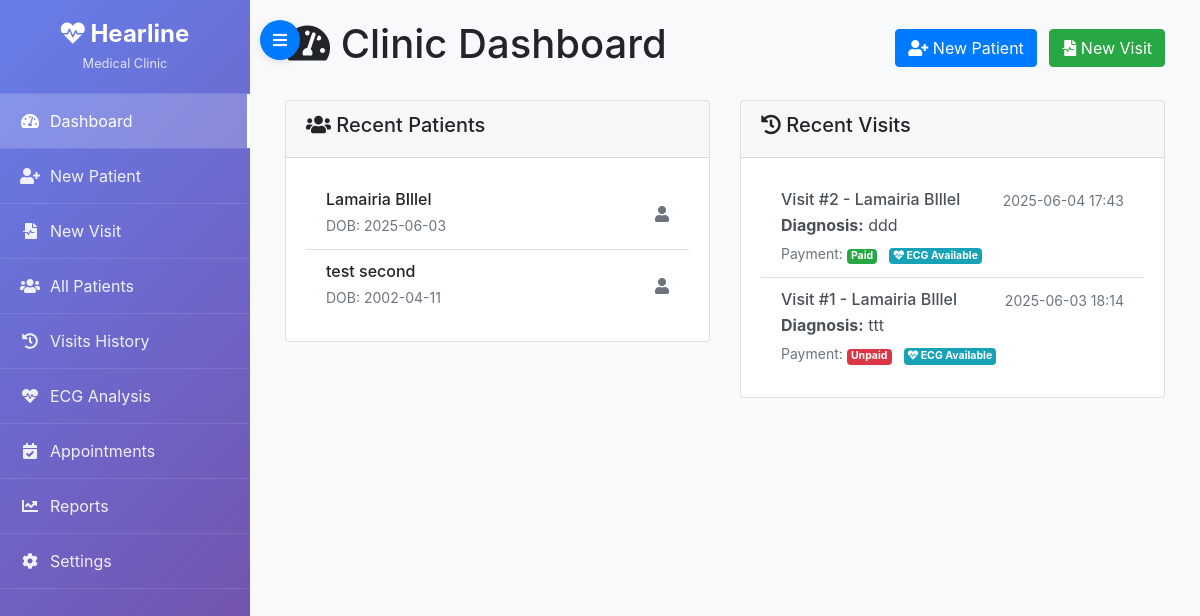
Before: / with the older database file.
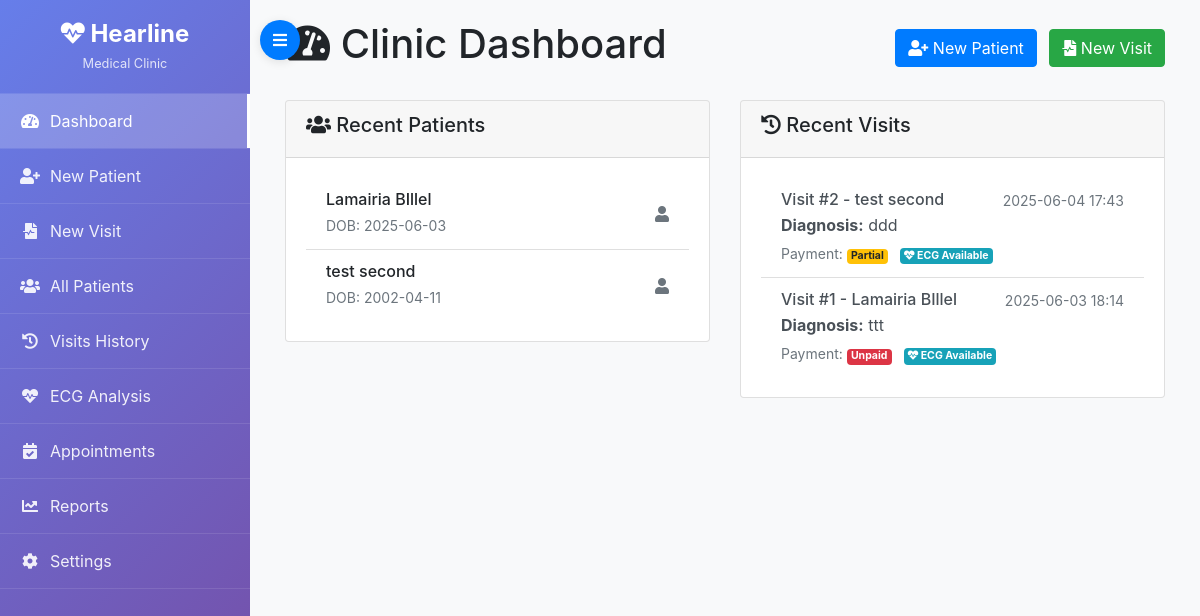
After: the same page with the newer database file.
### models.py (models this page shows)
class Visit(db.Model):
    __tablename__ = "visit"
    id               = db.Column(db.Integer, primary_key=True)
    appointment_id   = db.Column(db.Integer, db.ForeignKey("appointment.id"), nullable=True)
    patient_id       = db.Column(db.Integer, db.ForeignKey("patient.id"), nullable=False)
    doctor_id        = db.Column(db.Integer, db.ForeignKey("doctor.id"), nullable=True)
    visit_date       = db.Column(db.DateTime, nullable=False)
    diagnosis        = db.Column(db.Text, nullable=True)
    follow_up_date   = db.Column(db.DateTime, nullable=True)
    ecg_mat          = db.Column(db.String(256), nullable=True)   # Path to uploaded .mat
    ecg_hea          = db.Column(db.String(256), nullable=True)   # Path to uploaded .hea
    ecg_prediction   = db.Column(JSON, nullable=True)            # e.g. {"AF":0.12, ...}
    payment_total    = db.Column(db.Numeric(10, 2), default=0.00)
    payment_status   = db.Column(db.String(20), default="unpaid")  # "paid"/"partial"/"unpaid"
    payment_remaining= db.Column(db.Numeric(10, 2), default=0.00)
    created_at       = db.Column(db.DateTime, default=datetime.utcnow)
    updated_at       = db.Column(db.DateTime, default=datetime.utcnow, onupdate=datetime.utcnow)
    documents        = db.relationship("VisitDocument", backref="visit", lazy="dynamic")
    prescriptions    = db.relationship("Prescription", backref="visit", lazy="dynamic")

class Patient(db.Model):
    __tablename__ = "patient"
    id               = db.Column(db.Integer, primary_key=True)
    first_name       = db.Column(db.String(50), nullable=False)
    last_name        = db.Column(db.String(50), nullable=False)
    date_of_birth    = db.Column(db.Date, nullable=False)
    gender           = db.Column(db.String(10), nullable=False)  # e.g. "Male"/"Female"/"Other"
    address          = db.Column(db.Text, nullable=True)
    phone            = db.Column(db.String(20), nullable=True)
    email            = db.Column(db.String(120), nullable=True, unique=True)
    medical_history  = db.Column(db.Text, nullable=True)
    created_at       = db.Column(db.DateTime, default=datetime.utcnow)
    updated_at       = db.Column(db.DateTime, default=datetime.utcnow, onupdate=datetime.utcnow)
    visits           = db.relationship("Visit", backref="patient", lazy="dynamic")
    waiting_list     = db.relationship("WaitingListEntry", backref="patient", lazy="dynamic")

### app.py (the view)
@app.route("/")
def index():
    patients = Patient.query.order_by(Patient.last_name, Patient.first_name).all()
    visits = Visit.query.order_by(Visit.visit_date.desc()).limit(10).all()
    return render_template("index.html", patients=patients, visits=visits)

### templates/index.html (shortened to what this page needs)
{% extends "base.html" %}
{% block content %}
<div class="container-fluid">
  <div class="row">
    <div class="col-12">
      <div class="d-flex justify-content-between align-items-center mb-4">
        <h1><i class="fas fa-tachometer-alt"></i> Clinic Dashboard</h1>
        <div>
          <a href="{{ url_for('create_patient') }}" class="btn btn-primary">
            <i class="fas fa-user-plus"></i> New Patient
          </a>
          <a href="{{ url_for('create_visit') }}" class="btn btn-success ml-2">
            <i class="fas fa-file-medical-alt"></i> New Visit
          </a>
        </div>
      </div>
    </div>
  </div>  <div class="row">
    <div class="col-md-6">
      <div class="card">
        <div class="card-header">
          <h5><i class="fas fa-users"></i> Recent Patients</h5>
        </div>
        <div class="card-body">
          {% if patients %}
            <div class="list-group list-group-flush">
              {% for p in patients %}
                <div class="list-group-item d-flex justify-content-between align-items-center">
                  <div>
                    <h6 class="mb-1">{{ p.first_name }} {{ p.last_name }}</h6>
                    <small class="text-muted">DOB: {{ p.date_of_birth.strftime('%Y-%m-%d') }}</small>
                  </div>
                  <i class="fas fa-user text-muted"></i>
                </div>
              {% endfor %}
            </div>
          {% else %}
            <p class="text-muted mb-0">No patients yet.</p>
          {% endif %}
        </div>
      </div>
    </div>
    <div class="col-md-6">
      <div class="card">
        <div class="card-header">
          <h5><i class="fas fa-history"></i> Recent Visits</h5>
        </div>
        <div class="card-body">
          {% if visits %}
            <div class="list-group list-group-flush">
              {% for v in visits %}
                <a href="{{ url_for('visit_details', visit_id=v.id) }}" class="list-group-item list-group-item-action">
                  <div class="d-flex w-100 justify-content-between">
                    <h6 class="mb-1">Visit #{{ v.id }} - {{ v.patient.first_name }} {{ v.patient.last_name }}</h6>
                    <small class="text-muted">{{ v.visit_date.strftime('%Y-%m-%d %H:%M') }}</small>
                  </div>
                  <p class="mb-1">
                    {% if v.diagnosis %}
                      <strong>Diagnosis:</strong> {{ v.diagnosis[:100] }}{% if v.diagnosis|length > 100 %}...{% endif %}
                    {% else %}
                      <em>No diagnosis recorded</em>
                    {% endif %}
                  </p>
                  <small class="text-muted">
                    Payment:
                    <span class="badge {% if v.payment_status == 'paid' %}badge-success{% elif v.payment_status == 'partial' %}badge-warning{% else %}badge-danger{% endif %}">
                      {{ v.payment_status | capitalize }}
                    </span>
                    {% if v.ecg_mat and v.ecg_hea %}
                      <span class="badge badge-info ml-2"><i class="fas fa-heartbeat"></i> ECG Available</span>
                    {% endif %}
                  </small>
                </a>
              {% endfor %}
            </div>
          {% else %}
            <p class="text-muted mb-0">No visits yet.</p>
          {% endif %}
        </div>
      </div>
    </div>
  </div>
</div>
{% endblock %}

Changed rows visible on the page:
changed Visit "ddd": patient.first_name "Lamairia" → "test"; patient.last_name "BIllel" → "second"; payment_status "Paid" → "Partial"
